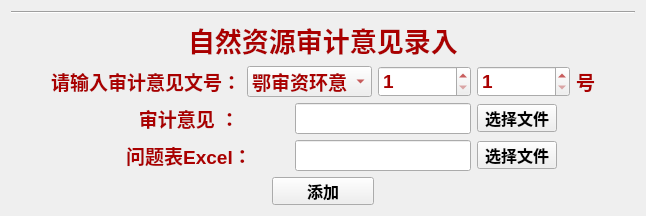
            <widget class="QWidget" name="widget_6" native="true">
             <layout class="QGridLayout" name="gridLayout_14" rowstretch="0,0,0,0,0,0">
              <item row="3" column="0">
               <layout class="QHBoxLayout" name="horizontalLayout_31">
                <item>
                 <spacer name="horizontalSpacer_43">
                  <property name="orientation">
                   <enum>Qt::Horizontal</enum>
                  </property>
                  <property name="sizeHint" stdset="0">
                   <size>
                    <width>40</width>
                    <height>20</height>
                   </size>
                  </property>
                 </spacer>
                </item>
                <item>
                 <widget class="QLabel" name="label_62">
                  <property name="minimumSize">
                   <size>
                    <width>200</width>
                    <height>0</height>
                   </size>
                  </property>
                  <property name="styleSheet">
                   <string notr="true">color: rgb(170, 0, 0);</string>
                  </property>
                  <property name="text">
                   <string>&lt;html&gt;&lt;head/&gt;&lt;body&gt;&lt;p&gt;&lt;span style=&quot; font-size:14pt; font-weight:600;&quot;&gt;审计意见 ：&lt;/span&gt;&lt;/p&gt;&lt;/body&gt;&lt;/html&gt;</string>
                  </property>
                  <property name="alignment">
                   <set>Qt::AlignCenter</set>
                  </property>
                 </widget>
                </item>
                <item>
                 <widget class="QLineEdit" name="lineEdit_file_sjyj">
                  <property name="font">
                   <font>
                    <pointsize>14</pointsize>
                   </font>
                  </property>
                 </widget>
                </item>
                <item>
                 <widget class="QPushButton" name="pushButton_choose_sjyj">
                  <property name="maximumSize">
                   <size>
                    <width>16777215</width>
                    <height>28</height>
                   </size>
                  </property>
                  <property name="font">
                   <font>
                    <family>Agency FB</family>
                    <pointsize>12</pointsize>
                    <weight>75</weight>
                    <bold>true</bold>
                   </font>
                  </property>
                  <property name="focusPolicy">
                   <enum>Qt::ClickFocus</enum>
                  </property>
                  <property name="text">
                   <string>选择文件</string>
                  </property>
                 </widget>
                </item>
                <item>
                 <spacer name="horizontalSpacer_33">
                  <property name="orientation">
                   <enum>Qt::Horizontal</enum>
                  </property>
                  <property name="sizeHint" stdset="0">
                   <size>
                    <width>40</width>
                    <height>20</height>
                   </size>
                  </property>
                 </spacer>
                </item>
               </layout>
              </item>
              <item row="2" column="0">
               <layout class="QHBoxLayout" name="horizontalLayout_37">
                <item>
                 <spacer name="horizontalSpacer_42">
                  <property name="orientation">
                   <enum>Qt::Horizontal</enum>
                  </property>
                  <property name="sizeHint" stdset="0">
                   <size>
                    <width>40</width>
                    <height>20</height>
                   </size>
                  </property>
                 </spacer>
                </item>
                <item>
                 <widget class="QLabel" name="label_70">
                  <property name="styleSheet">
                   <string notr="true">color: rgb(170, 0, 0);</string>
                  </property>
                  <property name="text">
                   <string>&lt;html&gt;&lt;head/&gt;&lt;body&gt;&lt;p&gt;&lt;span style=&quot; font-size:14pt; font-weight:600;&quot;&gt;请输入审计意见文号：&lt;/span&gt;&lt;/p&gt;&lt;/body&gt;&lt;/html&gt;</string>
                  </property>
                  <property name="alignment">
                   <set>Qt::AlignCenter</set>
                  </property>
                 </widget>
                </item>
                <item>
                 <widget class="QComboBox" name="comboBox_sjyj">
                  <property name="maximumSize">
                   <size>
                    <width>200</width>
                    <height>16777215</height>
                   </size>
                  </property>
                  <property name="font">
                   <font>
                    <pointsize>14</pointsize>
                    <weight>75</weight>
                    <bold>true</bold>
                   </font>
                  </property>
                  <property name="styleSheet">
                   <string notr="true">color: rgb(170, 0, 0);</string>
                  </property>
                  <item>
                   <property name="text">
                    <string>鄂审资环意</string>
                   </property>
                  </item>
                 </widget>
                </item>
                <item>
                 <widget class="QSpinBox" name="spinBox_sjyj_year">
                  <property name="minimumSize">
                   <size>
                    <width>0</width>
                    <height>28</height>
                   </size>
                  </property>
                  <property name="maximumSize">
                   <size>
                    <width>100</width>
                    <height>16777215</height>
                   </size>
                  </property>
                  <property name="font">
                   <font>
                    <pointsize>14</pointsize>
                    <weight>75</weight>
                    <bold>true</bold>
                   </font>
                  </property>
                  <property name="styleSheet">
                   <string notr="true">color: rgb(170, 0, 0);</string>
                  </property>
                  <property name="minimum">
                   <number>1</number>
                  </property>
                  <property name="maximum">
                   <number>100000</number>
                  </property>
                 </widget>
                </item>
                <item>
                 <widget class="QSpinBox" name="spinBox_sjyj_num">
                  <property name="minimumSize">
                   <size>
                    <width>0</width>
                    <height>28</height>
                   </size>
                  </property>
                  <property name="maximumSize">
                   <size>
                    <width>100</width>
                    <height>16777215</height>
                   </size>
                  </property>
                  <property name="font">
                   <font>
                    <pointsize>14</pointsize>
                    <weight>75</weight>
                    <bold>true</bold>
                   </font>
                  </property>
                  <property name="styleSheet">
                   <string notr="true">color: rgb(170, 0, 0);</string>
                  </property>
                  <property name="minimum">
                   <number>1</number>
                  </property>
                  <property name="maximum">
                   <number>100000</number>
                  </property>
                 </widget>
                </item>
                <item>
                 <widget class="QLabel" name="label_71">
                  <property name="styleSheet">
                   <string notr="true">color: rgb(170, 0, 0);</string>
                  </property>
                  <property name="text">
                   <string>&lt;html&gt;&lt;head/&gt;&lt;body&gt;&lt;p&gt;&lt;span style=&quot; font-size:14pt; font-weight:600;&quot;&gt;号&lt;/span&gt;&lt;/p&gt;&lt;/body&gt;&lt;/html&gt;</string>
                  </property>
                 </widget>
                </item>
                <item>
                 <spacer name="horizontalSpacer_37">
                  <property name="orientation">
                   <enum>Qt::Horizontal</enum>
                  </property>
                  <property name="sizeHint" stdset="0">
                   <size>
                    <width>40</width>
                    <height>20</height>
                   </size>
                  </property>
                 </spacer>
                </item>
               </layout>
              </item>
              <item row="5" column="0">
               <layout class="QHBoxLayout" name="horizontalLayout_19">
                <item>
                 <spacer name="horizontalSpacer_21">
                  <property name="orientation">
                   <enum>Qt::Horizontal</enum>
                  </property>
                  <property name="sizeHint" stdset="0">
                   <size>
                    <width>40</width>
                    <height>20</height>
                   </size>
                  </property>
                 </spacer>
                </item>
                <item>
                 <widget class="QPushButton" name="pushButton_add_sjyj">
                  <property name="minimumSize">
                   <size>
                    <width>102</width>
                    <height>28</height>
                   </size>
                  </property>
                  <property name="maximumSize">
                   <size>
                    <width>16777215</width>
                    <height>28</height>
                   </size>
                  </property>
                  <property name="font">
                   <font>
                    <family>Agency FB</family>
                    <pointsize>12</pointsize>
                    <weight>75</weight>
                    <bold>true</bold>
                   </font>
                  </property>
                  <property name="focusPolicy">
                   <enum>Qt::ClickFocus</enum>
                  </property>
                  <property name="text">
                   <string>添加</string>
                  </property>
                 </widget>
                </item>
                <item>
                 <spacer name="horizontalSpacer_22">
                  <property name="orientation">
                   <enum>Qt::Horizontal</enum>
                  </property>
                  <property name="sizeHint" stdset="0">
                   <size>
                    <width>40</width>
                    <height>20</height>
                   </size>
                  </property>
                 </spacer>
                </item>
               </layout>
              </item>
              <item row="4" column="0">
               <layout class="QHBoxLayout" name="horizontalLayout_34">
                <item>
                 <spacer name="horizontalSpacer_49">
                  <property name="orientation">
                   <enum>Qt::Horizontal</enum>
                  </property>
                  <property name="sizeHint" stdset="0">
                   <size>
                    <width>40</width>
                    <height>20</height>
                   </size>
                  </property>
                 </spacer>
                </item>
                <item>
                 <widget class="QLabel" name="label_87">
                  <property name="minimumSize">
                   <size>
                    <width>200</width>
                    <height>0</height>
                   </size>
                  </property>
                  <property name="styleSheet">
                   <string notr="true">color: rgb(170, 0, 0);</string>
                  </property>
                  <property name="text">
                   <string>&lt;html&gt;&lt;head/&gt;&lt;body&gt;&lt;p&gt;&lt;span style=&quot; font-size:14pt; font-weight:600;&quot;&gt;问题表Excel：&lt;/span&gt;&lt;/p&gt;&lt;/body&gt;&lt;/html&gt;</string>
                  </property>
                  <property name="alignment">
                   <set>Qt::AlignCenter</set>
                  </property>
                 </widget>
                </item>
                <item>
                 <widget class="QLineEdit" name="lineEdit_file_excel">
                  <property name="font">
                   <font>
                    <pointsize>14</pointsize>
                   </font>
                  </property>
                 </widget>
                </item>
                <item>
                 <widget class="QPushButton" name="pushButton_choose_excel">
                  <property name="maximumSize">
                   <size>
                    <width>16777215</width>
                    <height>28</height>
                   </size>
                  </property>
                  <property name="font">
                   <font>
                    <family>Agency FB</family>
                    <pointsize>12</pointsize>
                    <weight>75</weight>
                    <bold>true</bold>
                   </font>
                  </property>
                  <property name="focusPolicy">
                   <enum>Qt::ClickFocus</enum>
                  </property>
                  <property name="text">
                   <string>选择文件</string>
                  </property>
                 </widget>
                </item>
                <item>
                 <spacer name="horizontalSpacer_50">
                  <property name="orientation">
                   <enum>Qt::Horizontal</enum>
                  </property>
                  <property name="sizeHint" stdset="0">
                   <size>
                    <width>40</width>
                    <height>20</height>
                   </size>
                  </property>
                 </spacer>
                </item>
               </layout>
              </item>
              <item row="1" column="0">
               <layout class="QHBoxLayout" name="horizontalLayout_38">
                <item>
                 <spacer name="horizontalSpacer_29">
                  <property name="orientation">
                   <enum>Qt::Horizontal</enum>
                  </property>
                  <property name="sizeHint" stdset="0">
                   <size>
                    <width>40</width>
                    <height>20</height>
                   </size>
                  </property>
                 </spacer>
                </item>
                <item>
                 <widget class="QLabel" name="label_74">
                  <property name="minimumSize">
                   <size>
                    <width>0</width>
                    <height>0</height>
                   </size>
                  </property>
                  <property name="font">
                   <font>
                    <family>Agency FB</family>
                    <pointsize>20</pointsize>
                    <weight>75</weight>
                    <bold>true</bold>
                   </font>
                  </property>
                  <property name="styleSheet">
                   <string notr="true">color: rgb(170, 0, 0);</string>
                  </property>
                  <property name="text">
                   <string>自然资源审计意见录入</string>
                  </property>
                 </widget>
                </item>
                <item>
                 <spacer name="horizontalSpacer_30">
                  <property name="orientation">
                   <enum>Qt::Horizontal</enum>
                  </property>
                  <property name="sizeHint" stdset="0">
                   <size>
                    <width>40</width>
                    <height>20</height>
                   </size>
                  </property>
                 </spacer>
                </item>
               </layout>
              </item>
              <item row="0" column="0">
               <widget class="Line" name="line_14">
                <property name="orientation">
                 <enum>Qt::Horizontal</enum>
                </property>
               </widget>
              </item>
             </layout>
            </widget>
